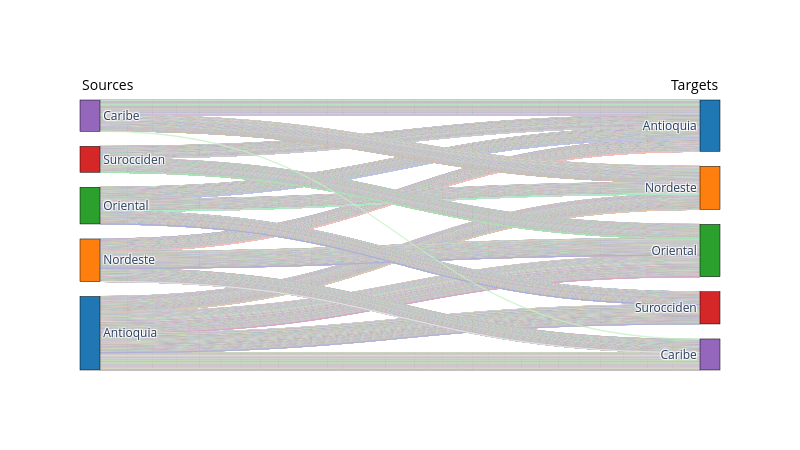

Source (notebook cell):
### Code cell
dispatch_tx = pd.read_csv(model_outputs_path+'DispatchTx.csv')

sw.dispatch.plot_sankey(dispatch_tx, model_inputs_path, model_outputs_path)

### Figure 1 — Plotly figure (JSON) as saved in the notebook; plotly's stock layout.template omitted (floating-point values rounded to 4 significant figures; data arrays with more than 128 entries replaced by an {"elided": "..."} marker saying what was removed)
{"data": [{"link": {"color": {"elided": "21509 str values"}, "source": {"elided": "21509 int values"}, "target": {"elided": "21509 int values"}, "value": {"elided": "21509 float values"}}, "node": {"color": ["#1f77b4", "#ff7f0e", "#2ca02c", "#d62728", "#9467bd", "#1f77b4", "#ff7f0e", "#2ca02c", "#d62728", "#9467bd"], "label": ["Antioquia", "Nordeste", "Oriental", "Surocciden", "Caribe", "Antioquia", "Nordeste", "Oriental", "Surocciden", "Caribe"], "line": {"color": "black", "width": 0.5}, "pad": 15, "thickness": 20}, "type": "sankey"}], "layout": {"annotations": [{"font": {"color": "black", "size": 14}, "showarrow": false, "text": "Sources", "x": 0, "xref": "paper", "y": 1.1, "yref": "paper"}, {"font": {"color": "black", "size": 14}, "showarrow": false, "text": "Targets", "x": 1, "xref": "paper", "y": 1.1, "yref": "paper"}], "height": 450, "width": 800}}
